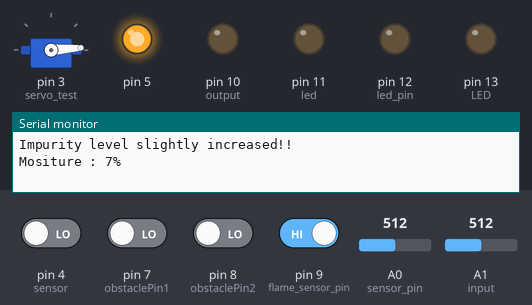
A sketch run on a simulated Arduino Uno, built with avr-gcc and run on an emulated ATmega328P. Shown: servo, output pins drawn as LEDs (lit = HIGH), the last lines printed to the serial monitor. The inputs (shaded band) are chosen by the test bench; at power-on: pin 9 (flame_sensor_pin) HIGH, pin 4 (sensor), pin 7 (obstaclePin1), pin 8 (obstaclePin2) LOW, A0 (sensor_pin) = 512, A1 (input) = 512.

Above: at 1.3 s.
1.4 s: pin 7 (obstaclePin1) driven HIGH
At 2.0 s:
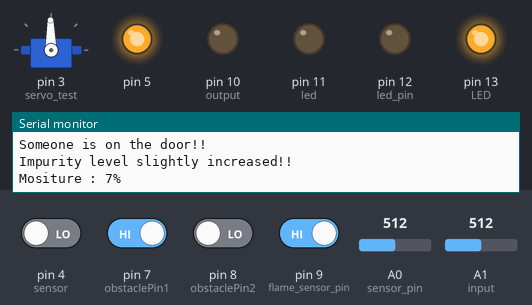
3.3 s: pin 9 (flame_sensor_pin) driven LOW
At 5.5 s:
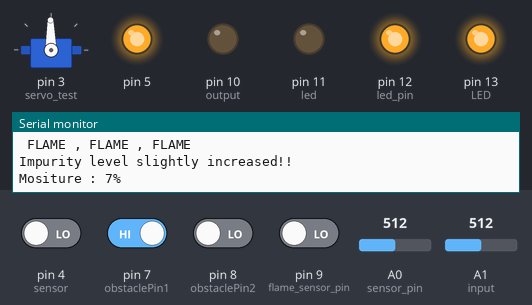
5.9 s: A0 (sensor_pin) set to 533
7.8 s: A0 (sensor_pin) set to 557
At 10.1 s:
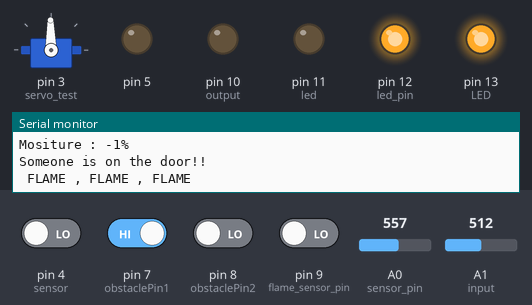
10.4 s: pin 4 (sensor) driven HIGH
At 12.3 s:
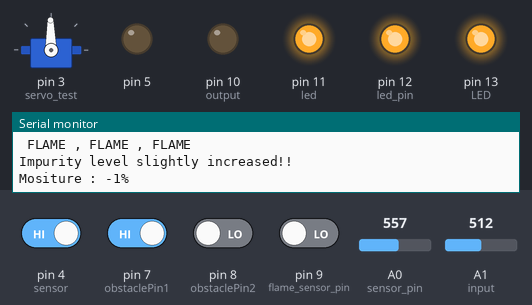
13.0 s: pin 7 (obstaclePin1) driven LOW
At 15.5 s:
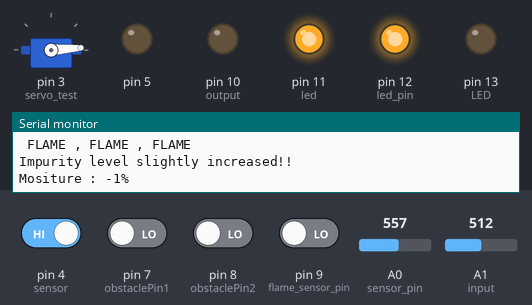
Timing chart, 0 to 16.6 s (numbered marks = the images above; inputs shaded):
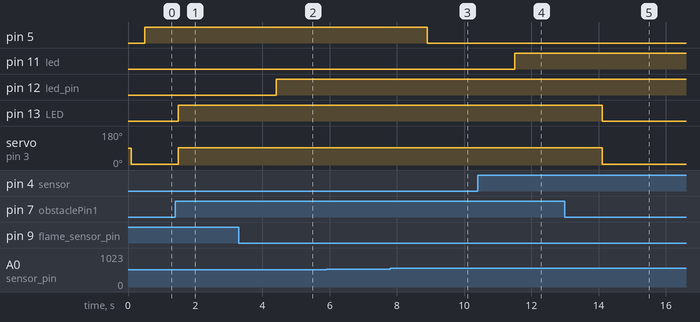

Measured:
- the behaviour switches between 544 and 545 on A0 (sensor_pin) (found by bisection; images 2 and 3)
- after the input at 1.4 s, pin 13 (LED): LOW → HIGH after 0.10 s; servo on pin 3 (servo_test): 4° → 91° after 0.10 s
- after the input at 3.3 s, pin 12 (led_pin): LOW → HIGH after 1.1 s
- after the input at 7.8 s, pin 5: HIGH → LOW after 1.1 s
- after the input at 10.4 s, pin 11 (led): LOW → HIGH after 1.1 s
- after the input at 13.0 s, pin 13 (LED): HIGH → LOW after 1.1 s; servo on pin 3 (servo_test): 91° → 4° after 1.1 s

The sketch:

Home_automation.ino
```cpp
#include<Servo.h>
int LED = 13; // Use the onboard Uno LED
int obstaclePin1 = 7;  // This is our input pin
int obstaclePin2 = 8;  // This is our input pin
int hasObstacle1 = HIGH;  // HIGH MEANS NO OBSTACLE
int hasObstacle2 = HIGH;  // HIGH MEANS NO OBSTACLE
int led_pin = 12 ;// initializing the pin 9 as the led pin
int led = 11;                // the pin that the LED is atteched to
int sensor = 4;              // the pin that the sensor is atteched to
int state = LOW;             // by default, no motion detected
int val = 0;                 // variable to store the sensor status (value)
int flame_sensor_pin = 9 ;// initializing pin 12 as the sensor output pin
int flame_pin = HIGH ; // state of sensor
int input = A1;
int output = 10;
int th=500; // Set threshold level.

int sensor_pin = A0; // Soil Sensor input at Analog PIN A0
int output_value ;


Servo servo_test;
void setup() {
  servo_test.attach(3);
  pinMode(output,OUTPUT);
  digitalWrite(output,LOW);
  pinMode(led, OUTPUT);      // initalize LED as an output
  pinMode(sensor, INPUT);    // initialize sensor as an input
  pinMode(LED, OUTPUT);
  pinMode(obstaclePin1, INPUT);
  pinMode(obstaclePin2, INPUT);
  pinMode ( led_pin , OUTPUT ); // declaring led pin as output pin
  pinMode ( flame_sensor_pin , INPUT ); // declaring sensor pin as input pin for Arduino

  pinMode(5,OUTPUT);
  Serial.println("Reading From the Sensor ...");

  delay(100);

  Serial.begin(9600);
}


void loop() {
  hasObstacle1 = digitalRead(obstaclePin1);//Reads the output of the obstacle sensor from the 7th PIN of the Digital section of the arduino
  hasObstacle2 = digitalRead(obstaclePin2);
  if (hasObstacle1 == HIGH || hasObstacle2 == HIGH) //LOW means something is ahead, so illuminates the 13th Port connected LED
  {
    Serial.println("Someone is on the door!!");
    digitalWrite(LED, HIGH);//Illuminates the 13th Port LED
    servo_test.write(91);
  }
  else
  {
//    Serial.println("Path is clear");
    digitalWrite(LED, LOW);
    servo_test.write(4);
  }
  delay(100);
  flame_pin = digitalRead ( flame_sensor_pin ) ; // reading from the sensor
  if (flame_pin == LOW ) // applying condition
  {
  Serial.println ( " FLAME , FLAME , FLAME " ) ;
  digitalWrite ( led_pin , HIGH ) ;// if state is high, then turn high the led
  }

  else
  {
//  Serial.println ( " no flame " ) ;
  digitalWrite ( led_pin , LOW ) ; // otherwise turn it low
  }
  delay(100);
  val = digitalRead(sensor);   // read sensor value
  if (val == HIGH) {           // check if the sensor is HIGH
    digitalWrite(led, HIGH);   // turn LED ON
//    delay(100);                // delay 100 milliseconds

    if (state == HIGH) {
      Serial.println("Motion detected!");
      state = LOW;       // update variable state to HIGH
    }
  }
  else {
      digitalWrite(led, LOW); // turn LED OFF
//      delay(50);             // delay 200 milliseconds

      if (state == HIGH){
        Serial.println("Motion stopped!");
        state = LOW;       // update variable state to LOW
    }
  }
  delay(100);

//    Serial.println(analogRead(input));
  if(analogRead(input)>70){
//    digitalWrite(output,HIGH);
    Serial.println("Impurity level slightly increased!!");
  }
  else if(analogRead(input)>100 ){
    Serial.println("Impurity level increased more!!");
  }
  else if(analogRead(input)>150 ){
    Serial.println("Impure air!!");
  }
  else if(analogRead(input)>200 ){
    Serial.println("Not good for breathing!!");
  }
  else if(analogRead(input)>th){
    Serial.println("Highly Impure Air!!");
    digitalWrite(output,HIGH);
  }
  else
  {
    digitalWrite(output,LOW);
  }
  delay(100);

  output_value= analogRead(sensor_pin);

 output_value = map(output_value,550,10,0,100);

   Serial.print("Mositure : ");

   Serial.print(output_value);

   Serial.println("%");

   if(output_value>0){
      digitalWrite(5,HIGH);
     }
     else{
            digitalWrite(5,LOW);
     }
   delay(1000);

}
```
